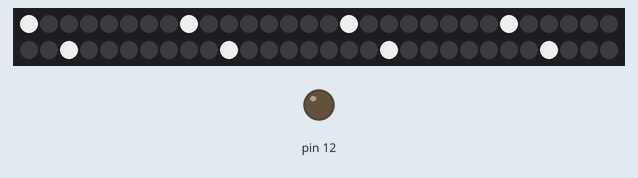
This sketch was run on a simulated Arduino Uno, built with avr-gcc and run on an emulated ATmega328P. On the bench: 60 RGB LEDs in strip order, left to right, continuing on the next row, output pins drawn as LEDs (lit = HIGH). Colours are those a GRB WS2812 strip shows for the declared byte order.

Above: at 0.01 s.
At 4.66 s:
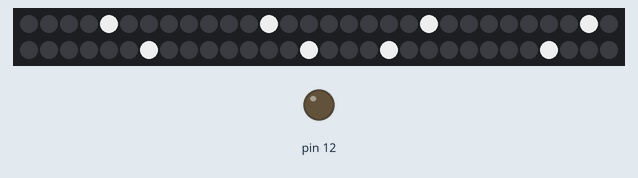
At 9.58 s:
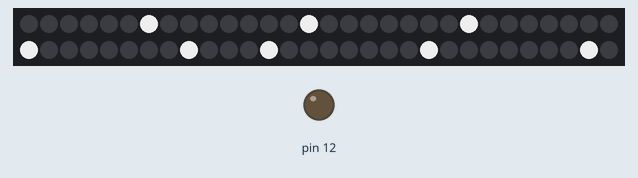
At 19.41 s:
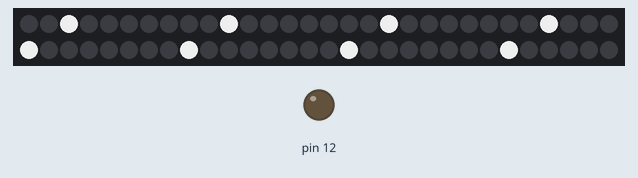
At 29.11 s:
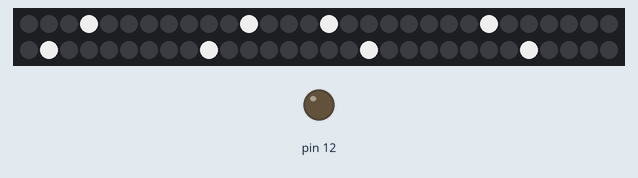
At 38.8 s:
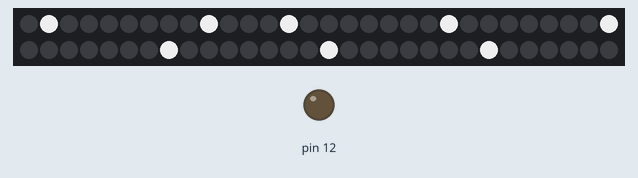

The sketch:

adressLED_OMR_WS2812B_adressLED_controller.ino
```cpp
#include <FastLED.h>

#define NUM_LEDS 60
#define DATA_PIN 2
#define CLOCK_PIN 13
#define LED_GROUP_SIZE 8

CRGB leds[NUM_LEDS];

// Time for one LED to move one position (in milliseconds)
const unsigned long LED_MOVE_TIME = 40; // 1 second
const unsigned long DIRECTION_CHANGE_INTERVAL = 30000; // 30 seconds

unsigned long previousMillis = 0; // Stores the previous time when the direction was changed
bool moveRight = true; // Initially, move the LEDs to the right

void setup() {
    Serial.begin(115200);
    pinMode(12, OUTPUT);
    FastLED.addLeds<WS2812B, DATA_PIN, RGB>(leds, NUM_LEDS);  // GRB ordering is typical
    FastLED.setBrightness(200); // Adjust brightness level as needed
}

void loop() {
    // Check if it's time to change the direction
    unsigned long currentMillis = millis();
    if (currentMillis - previousMillis >= DIRECTION_CHANGE_INTERVAL) {
        // Change the direction
        moveRight = !moveRight;
        previousMillis = currentMillis;
    }

    // Define the positions of the first LED in each group of eight
    static int positions[LED_GROUP_SIZE] = {0, 8, 16, 24, 32, 40, 48, 56};
    static int prevPositions[LED_GROUP_SIZE];

    // Turn off all LEDs
    fill_solid(leds, NUM_LEDS, CRGB::Black);

    // Set all LEDs in each group of eight to white
    for (int i = 0; i < LED_GROUP_SIZE; i++) {
        leds[positions[i]] = CRGB::White;
    }

    // Show the LEDs
    FastLED.show();

    // Clear the previous LED positions
    for (int i = 0; i < LED_GROUP_SIZE; i++) {
        leds[prevPositions[i]] = CRGB::Black;
    }

    // Move each group of eight LEDs to the next position
    if (moveRight) {
        for (int i = 0; i < LED_GROUP_SIZE; i++) {
            prevPositions[i] = positions[i];
            positions[i] = (positions[i] + 1) % NUM_LEDS;
        }
    } else {
        for (int i = 0; i < LED_GROUP_SIZE; i++) {
            prevPositions[i] = positions[i];
            positions[i] = (positions[i] == 0) ? (NUM_LEDS - 1) : (positions[i] - 1);
        }
    }

    // Delay to control animation speed
    delay(LED_MOVE_TIME); // Adjust delay based on LED move time
}
```
